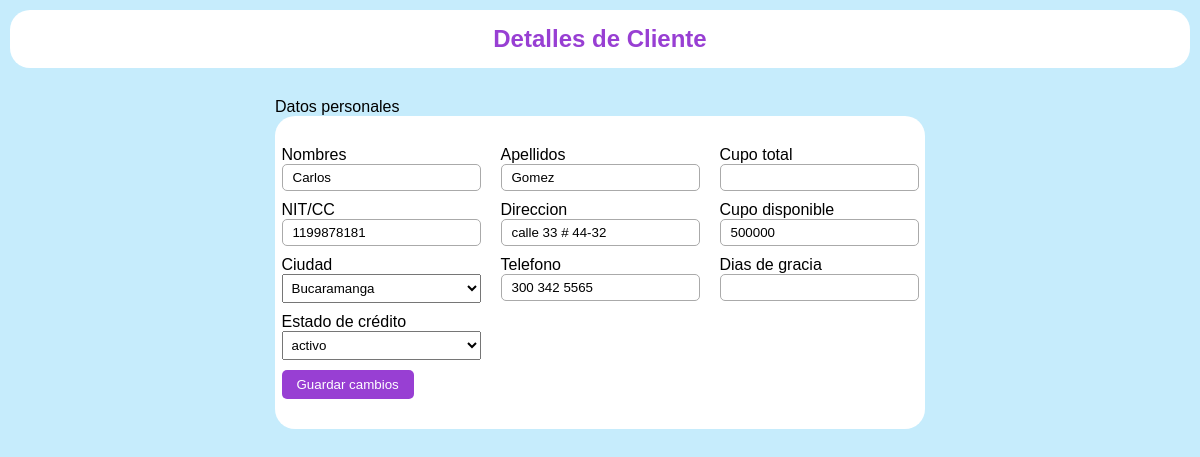
Screenshot of /editar.php?id=1 with the database file from the repository.
### tables this page shows
CREATE TABLE `tbl_usuarios` (
  `usu_id` int(4) NOT NULL,
  `usu_nom` varchar(25) NOT NULL,
  `usu_ape` varchar(45) NOT NULL,
  `usu_nit` int(13) NOT NULL,
  `usu_dir` varchar(45) NOT NULL,
  `usu_ciu_id` int(4) NOT NULL,
  `usu_tel` varchar(45) NOT NULL,
  `usu_cup` int(11) NOT NULL,
  `usu_est_id` int(4) NOT NULL
);

CREATE TABLE `tbl_ciudades` (
  `ciu_id` int(4) NOT NULL,
  `ciu_nom` varchar(20) NOT NULL
);

CREATE TABLE `tbl_estados` (
  `est_id` int(4) NOT NULL,
  `est_des` varchar(20) NOT NULL
);

### editar.php (the view, shortened to what this page needs)
<?php
require("controladores/conectar_db.php");
if(isset($_GET["id"])){
    $id=$_GET["id"];
    $consulta="SELECT tbl_usuarios.*, tbl_ciudades.ciu_nom, tbl_estados.est_des
    FROM tbl_usuarios
    INNER JOIN tbl_ciudades ON tbl_usuarios.usu_ciu_id=tbl_ciudades.ciu_id
    AND tbl_usuarios.usu_id=$id
    INNER JOIN tbl_estados ON tbl_usuarios.usu_est_id=tbl_estados.est_id
    ";
    $resultado=mysqli_query($conexion, $consulta);
    $fila=mysqli_fetch_array($resultado, MYSQLI_ASSOC);
}
else{
}
?>
<!DOCTYPE html>
<html lang="en">
<head>
    <link rel="stylesheet" href="css/style.css">
</head>
<body>
    <div class="contenedor">
        <div class="informacion-editar">
            <div class="titulo">
                <h2>Detalles de Cliente</h2>
            </div>
            <div class="contenedor-formulario">
                <p>Datos personales</p>
                <form action="controladores/actualizar_cliente.php" method="post" class="form-edit">
                    <div class="form-col">
                        <div class="form-grupo">
                            <label for="">Nombres</label>
                            <?php
                            echo "<input type='text' name='nom' value='".$fila["usu_nom"]."'>";
                            ?>
                        </div>
                        <div class="form-grupo">
                            <label for="">NIT/CC</label>
                            <?php
                            echo "<input type='text' name='nit' value='".$fila["usu_nit"]."'>";
                            ?>
                        </div>
                        <div class="form-grupo">
                            <label for="">Ciudad</label>
                            <select name="ciudad" id="">
                                <?php
                                echo "<option value='".$fila["usu_ciu_id"]."'>".$fila["ciu_nom"]."</option>";
                                ?>
                            </select>
                        </div>
                        <div class="form-grupo">
                            <label for="">Estado de crédito</label>
                            <select name="estado" id="">
                                <?php
                                echo "<option value='".$fila["usu_est_id"]."'>".$fila["est_des"]."</option>";
                                ?>
                            </select>
                        </div>
                        <button class="btnA">Guardar cambios</button>
                    </div>
                    <div class="form-col">
                        <div class="form-grupo">
                            <label for="">Apellidos</label>
                            <?php
                            echo "<input type='text' name='apellido' value='".$fila["usu_ape"]."'>";
                            ?>
                        </div>
                        <div class="form-grupo">
                            <label for="">Direccion</label>
                            <?php
                            echo "<input type='text' name='direccion' value='".$fila["usu_dir"]."'>";
                            ?>
                        </div>
                        <div class="form-grupo">
                            <label for="">Telefono</label>
                            <?php
                            echo "<input type='text' name='telefono' value='".$fila["usu_tel"]."'>";
                            ?>
                        </div>
                    </div>
                    <div class="form-col">
                    <div class="form-grupo">
                            <label for="">Cupo total</label>
                            <input type="number">
                        </div>
                        <div class="form-grupo">
                            <label for="">Cupo disponible</label>
                            <?php
                            echo "<input type='text' name='cupDisp' value='".$fila["usu_cup"]."'>";
                            ?>
                        </div>
                        <div class="form-grupo">
                            <label for="">Dias de gracia</label>
                            <input type="number">
                        </div>
                    </div>
                </form>
            </div>
        </div>
</body>
</html>

### css/style.css (style rules this page uses)
* { margin: 0; padding: 0; box-sizing: border-box; font-family: sans-serif; }
.contenedor { padding:10px; background-color:#c6ecfc; height: 100vh; }
.titulo { text-align: center; width: 100%; background-color: white; padding: 15px; border-radius: 20px; color: #983fd3; }
.contenedor-formulario { margin: auto; margin-top: 30px; width: 650px; }
.form-edit { display: flex; justify-content: center; gap: 20px; background-color: white; padding: 30px; border-radius: 20px; }
.form-grupo { display: flex; flex-direction: column; margin-bottom:10px; }
.btnA { padding: 7px 15px; border: none; color: white; background-color: #983fd3; cursor: pointer; border-radius: 5px; }
input { border-radius: 5px; padding: 5px 10px; border: 1px solid #aaaaaa; }
select { padding: 5px 5px; }

### rows the page displays
tbl_usuarios: nom "Carlos", nit "1199878181", ciudad "Bucaramanga", estado "activo", apellido "Gomez", direccion "calle 33 # 44-32", telefono "300 342 5565", cupDisp "500000"
